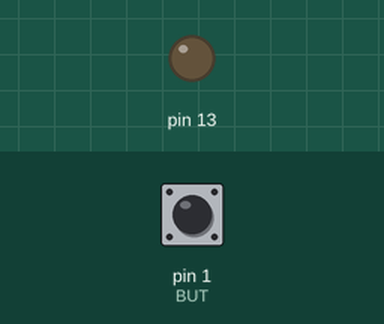
A sketch run on a simulated Arduino Uno, built with avr-gcc and run on an emulated ATmega328P. On the bench: output pins drawn as LEDs (lit = HIGH). Dashed ring = blinking. The inputs (shaded band) are chosen by the test bench; at power-on: pin 1 (BUT) LOW.

Above: at 1.2 s.
1.3 s: pin 1 (BUT) pulled HIGH for 3.2 s
At 1.9 s:
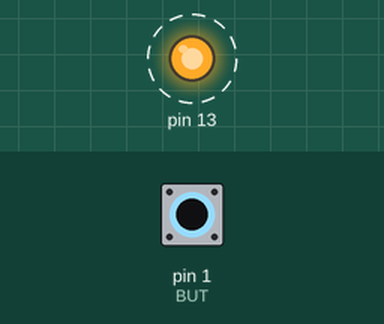
7.0 s: pin 1 (BUT) pulled HIGH for 0.15 s
At 7.4 s:
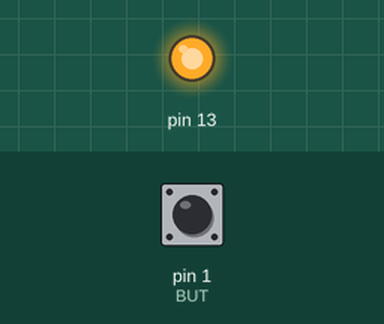
10.1 s: pin 1 (BUT) pulled HIGH for 1 s
At 12.5 s:
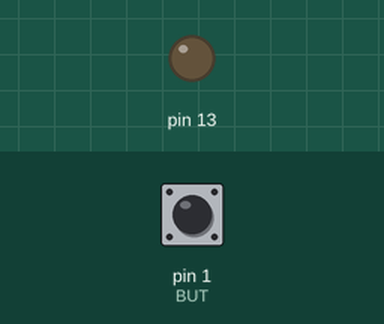
Timing chart, 0 to 14.0 s (numbered marks = the images above; inputs shaded):
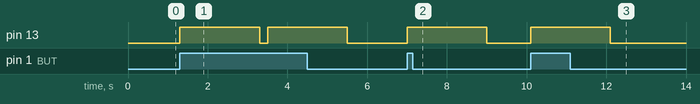

The sketch:

Blink_modified.ino
```cpp
#define BUT 1

// the setup function runs once when you press reset or power the board
void setup() {
  // initialize digital pin 13 as an output.
  pinMode(13, OUTPUT);
  pinMode(BUT, INPUT);
}

// the loop function runs over and over again forever
void loop() {
  boolean buttonOn = digitalRead(BUT);
  if (buttonOn){
  digitalWrite(13, HIGH);   // turn the LED on (HIGH is the voltage level)
  delay(2000);              // wait for 2 secs
  digitalWrite(13, LOW);    // turn the LED off by making the voltage LOW
  delay(200);              // wait for .2 secs
  }
}
```

Measured:
- after the input at 1.3 s, pin 13: alternates HIGH for 2.0 s and LOW for 0.20 s, starting at once
- after the input at 7.0 s, pin 13: LOW → HIGH at once, → LOW 2.0 s later
- after the input at 10.1 s, pin 13: LOW → HIGH at once, → LOW 2.0 s later
